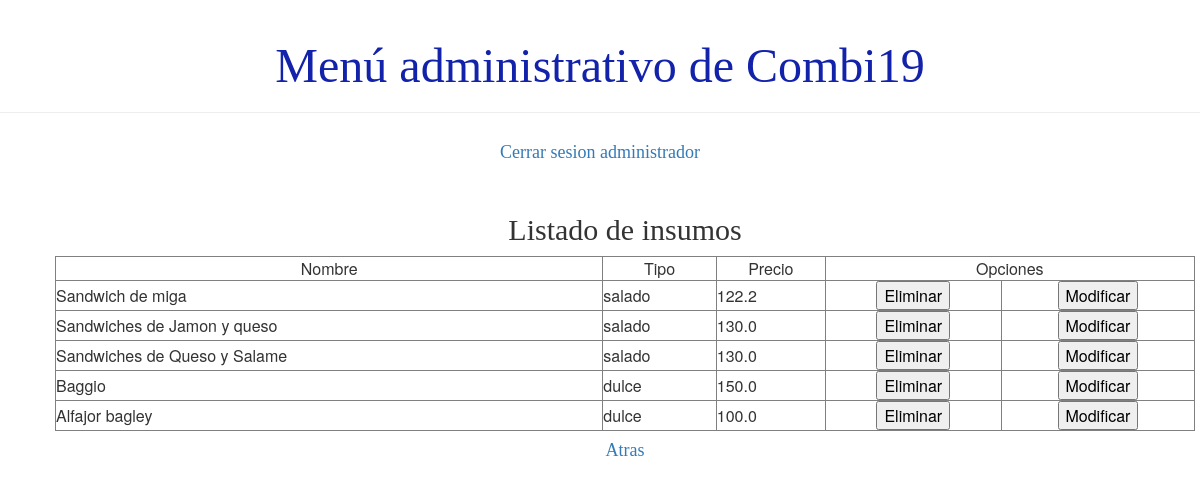
/usuario/listaInsumo (signed in), run on an earlier commit of the app's database.
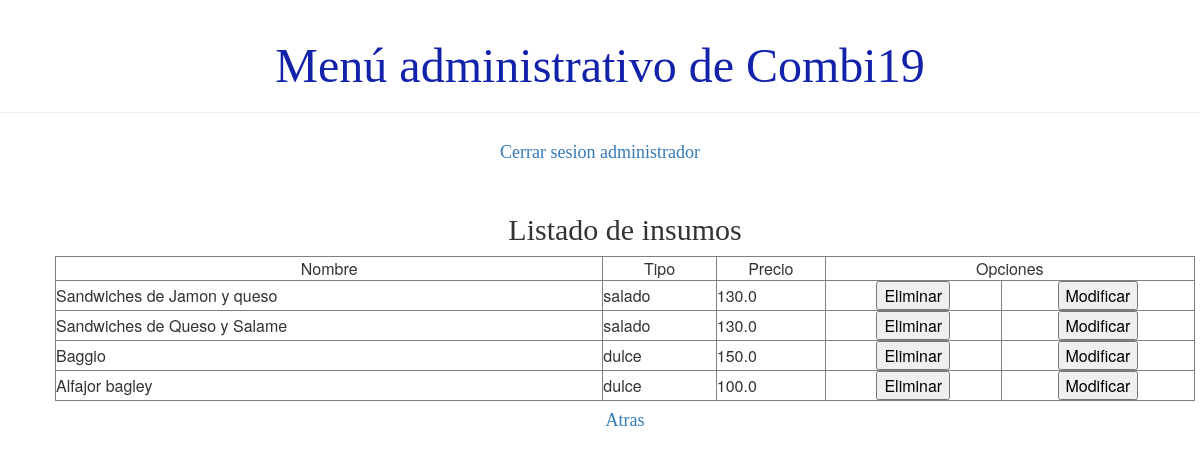
And on a later commit of the database.
### demo1/models.py (models this page shows, shortened)
class Insumo(models.Model):
    nombre = models.CharField(max_length=30)
    tipo = models.CharField(max_length=30)
    precio = models.FloatField()
    activo = models.BooleanField(default=True)

### demo1/views.py (the view)
# urls.py: path('usuario/listaInsumo',views.listado_insumo ,name='listado_insumo'),
def listado_insumo(request):
    insumos=Insumo.objects.filter(activo=True)
    page_obj,cantidad = listadoDePaginacion(insumos, request)
    return render(request, 'demo1/listados/listado_insumo.html',{'page_obj':page_obj, 'cantidad':cantidad, 'noSeElimina':False, 'noModificado':False})

### demo1/views.py (called while the page is built)
def listadoDePaginacion(lista, request):
    paginator= Paginator(lista, 10)
    cantidad=False if (paginator.count == 0) else True
    page_number = request.GET.get('page')
    return (paginator.get_page(page_number), cantidad)

### demo1/templates/demo1/listados/listado_insumo.html (shortened to what this page needs)
{% extends 'demo1/base.html' %}
{% load static %}
{% block content %}
<div class="card">
    <h2>Listado de insumos</h2>
</div>
    <div>
    <table class="tablalista" width=100% border="1">
        <tbody>
        {% if cantidad %}
            <tr>
                <td align="center">Nombre</td>
                <td align="center">Tipo</td>
                <td align="center">Precio</td>
                <td align="center" colspan="2">Opciones</td>
            </tr>
            {% for i in page_obj %}
                <tr>
                    <td>{{ i.nombre  }}</td>
                    <td>{{ i.tipo }}</td>
                    <td>{{ i.precio }}</td>
                    <td align="center">
                        <button onclick="confirmarEliminacion('{% url 'eliminar_insumo' pk=i.pk%}', 'Esta seguro que desea eliminar el insumo?' )" style="color: black;">Eliminar</button></td>
                    <td align="center">
                        <button><a href="{% url 'modificar_insumo' pk=i.pk%}" style="text-decoration:none; color: black;">Modificar</a></button>
                    </td>
                </tr>
            {% endfor %}
        {% else %}
            <p>No se registro ningun insumo</p>
        {% endif %}
    </tbody>
    </table>
    </div>
<div class="card"><h4><a href="{% url 'principal' %}">Atras</a></h4></div>
{% endblock %}

What changed in the data, as far as the page shows it:
no longer on this page (row edited): Insumo: nombre "Sandwich de miga", tipo "salado", precio "122.2"
